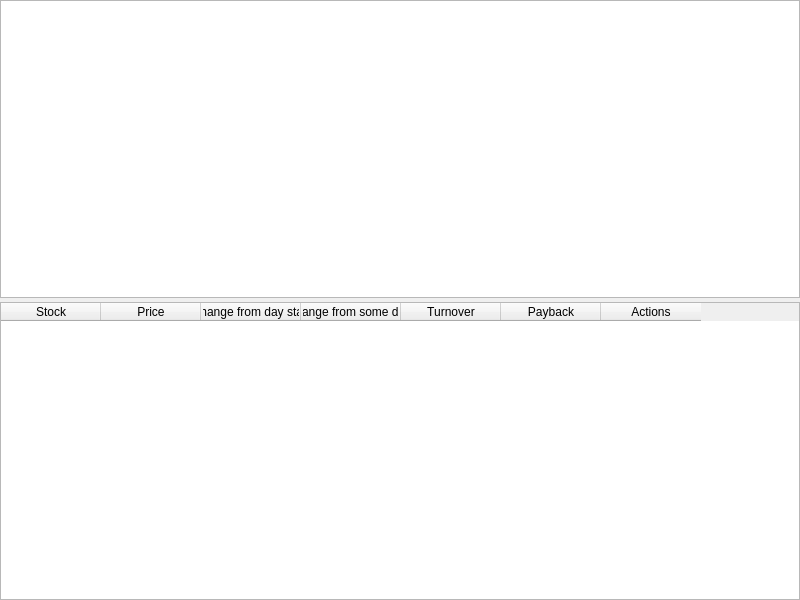
<?xml version="1.0" encoding="UTF-8"?>
<ui version="4.0">
 <class>StocksTableWidget</class>
 <widget class="QWidget" name="StocksTableWidget">
  <property name="geometry">
   <rect>
    <x>0</x>
    <y>0</y>
    <width>800</width>
    <height>600</height>
   </rect>
  </property>
  <layout class="QVBoxLayout" name="verticalLayout">
   <property name="spacing">
    <number>4</number>
   </property>
   <property name="leftMargin">
    <number>0</number>
   </property>
   <property name="topMargin">
    <number>0</number>
   </property>
   <property name="rightMargin">
    <number>0</number>
   </property>
   <property name="bottomMargin">
    <number>0</number>
   </property>
   <item>
    <widget class="QTableView" name="tableView">
     <property name="mouseTracking">
      <bool>true</bool>
     </property>
     <property name="contextMenuPolicy">
      <enum>Qt::ContextMenuPolicy::CustomContextMenu</enum>
     </property>
     <property name="editTriggers">
      <set>QAbstractItemView::EditTrigger::NoEditTriggers</set>
     </property>
     <property name="alternatingRowColors">
      <bool>true</bool>
     </property>
     <property name="selectionBehavior">
      <enum>QAbstractItemView::SelectionBehavior::SelectRows</enum>
     </property>
     <property name="sortingEnabled">
      <bool>true</bool>
     </property>
     <attribute name="horizontalHeaderShowSortIndicator" stdset="0">
      <bool>true</bool>
     </attribute>
     <attribute name="verticalHeaderMinimumSectionSize">
      <number>30</number>
     </attribute>
    </widget>
   </item>
   <item>
    <widget class="QTableWidget" name="tableWidget">
     <property name="contextMenuPolicy">
      <enum>Qt::ContextMenuPolicy::CustomContextMenu</enum>
     </property>
     <property name="editTriggers">
      <set>QAbstractItemView::EditTrigger::NoEditTriggers</set>
     </property>
     <property name="alternatingRowColors">
      <bool>true</bool>
     </property>
     <property name="selectionBehavior">
      <enum>QAbstractItemView::SelectionBehavior::SelectRows</enum>
     </property>
     <property name="columnCount">
      <number>7</number>
     </property>
     <attribute name="horizontalHeaderShowSortIndicator" stdset="0">
      <bool>true</bool>
     </attribute>
     <column>
      <property name="text">
       <string>Stock</string>
      </property>
     </column>
     <column>
      <property name="text">
       <string>Price</string>
      </property>
     </column>
     <column>
      <property name="text">
       <string>Change from day start</string>
      </property>
     </column>
     <column>
      <property name="text">
       <string>Change from some date</string>
      </property>
      <property name="icon">
       <iconset resource="../../../Resources.qrc">
        <normaloff>:/assets/images/question.png</normaloff>:/assets/images/question.png</iconset>
      </property>
     </column>
     <column>
      <property name="text">
       <string>Turnover</string>
      </property>
      <property name="toolTip">
       <string>Average daily turnover in the last 31 days</string>
      </property>
      <property name="icon">
       <iconset resource="../../../Resources.qrc">
        <normaloff>:/assets/images/question.png</normaloff>:/assets/images/question.png</iconset>
      </property>
     </column>
     <column>
      <property name="text">
       <string>Payback</string>
      </property>
      <property name="toolTip">
       <string>Opportunity to get money back (with commission) based on the last 24 hours</string>
      </property>
      <property name="icon">
       <iconset resource="../../../Resources.qrc">
        <normaloff>:/assets/images/question.png</normaloff>:/assets/images/question.png</iconset>
      </property>
     </column>
     <column>
      <property name="text">
       <string>Actions</string>
      </property>
     </column>
    </widget>
   </item>
  </layout>
 </widget>
 <resources>
  <include location="../../../Resources.qrc"/>
 </resources>
 <connections/>
</ui>
